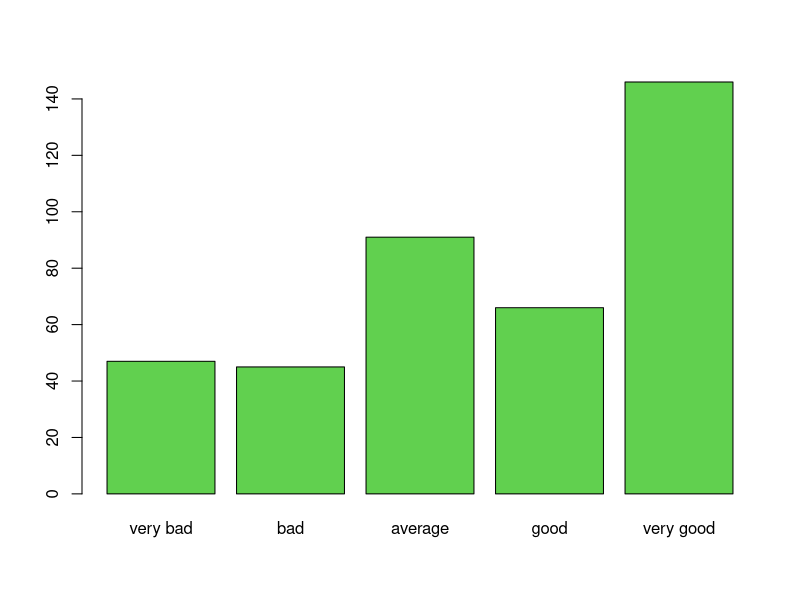

R code for this plot:
# lec5_2.r
# Data exploration : Numerical summary statistics

library(dplyr)

# set working directory
setwd("D:/tempstore/moocr")

### student math grade data ####

# character variable to factor
stud<-read.csv("stud_math.csv",stringsAsFactors = TRUE)
head(stud)
dim(stud)
str(stud)

attach(stud)

# summary statistics : 
summary(stud)

# convert to factor variable
#stud$school<-as.factor(stud$school)
#stud$sex<-as.factor(stud$sex)

# Numerical analytics
mean(G3)
sd(G3)
sqrt(var(G3))

# summarize with interested variable list using dpylr(lec3_3.r)
a1 <- select(stud, c("G1", "G2", "G3")) %>% summarize_all(mean)
a2 <- select(stud, c("G1", "G2", "G3")) %>% summarize_all(sd)
a3 <- select(stud, c("G1", "G2", "G3")) %>% summarize_all(min)
a4 <- select(stud, c("G1", "G2", "G3")) %>% summarize_all(max)
table1 <- rbind(a1,a2,a3,a4)
rownames(table1) <- c("mean","sd","min","max")
table1

# creating interested variable list
# vars<-c("G1", "G2", "G3")
# summary(stud[vars])


# categorical data
table(health)

health_freq<-table(health)
names(health_freq) <- c ("very bad", "bad", "average", "good",
                      "very good")
barplot(health_freq, col=3)

# 2*2 contingency table
table(health,studytime)

##################

# chisq.test(health,studytime)

